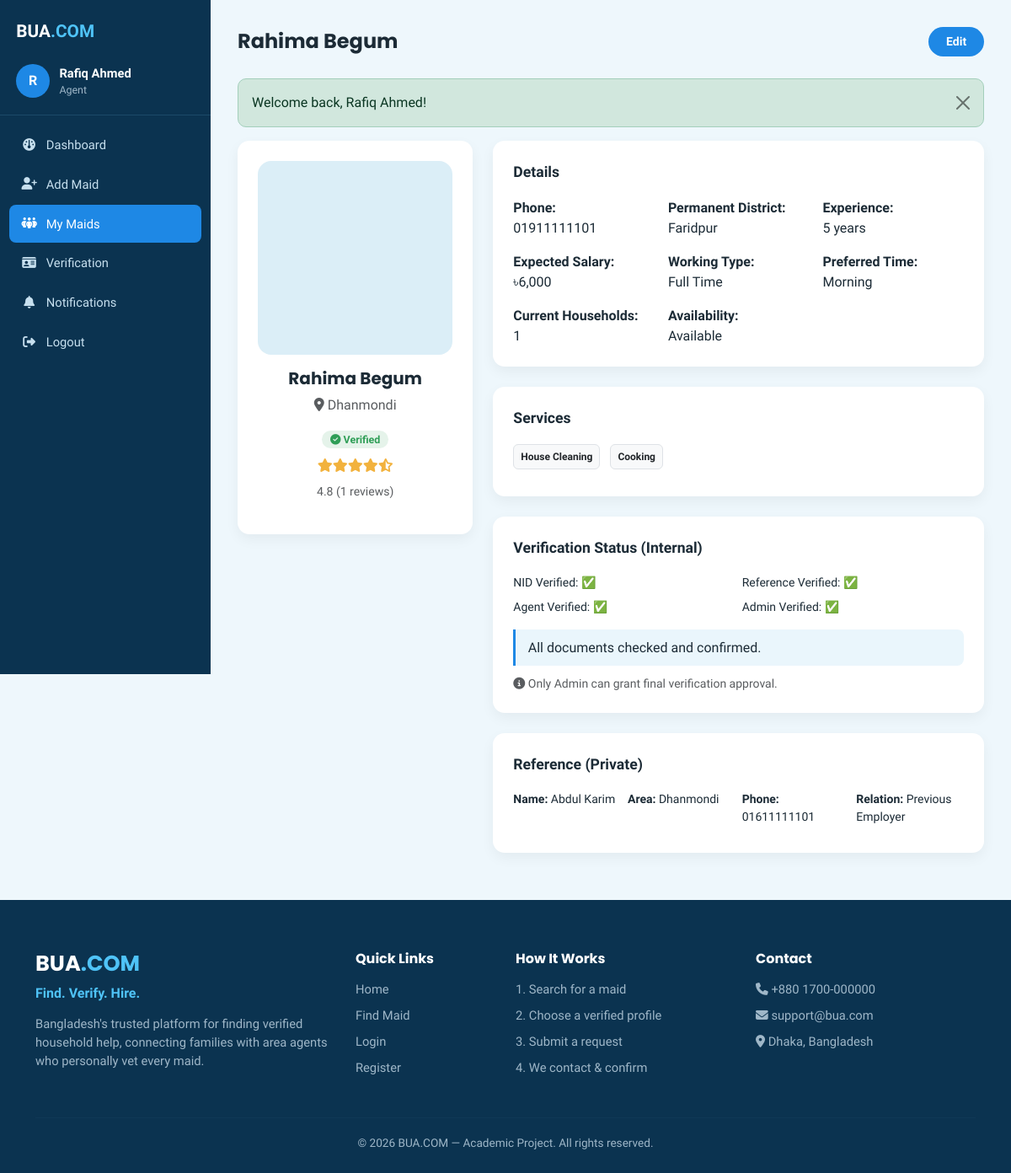
Screenshot of /agent/maid-details.php?id=1 (signed in) with the database file from the repository.
### tables this page shows
CREATE TABLE maids (
    id INT AUTO_INCREMENT PRIMARY KEY,
    agent_id INT NOT NULL,
    name VARCHAR(100) NOT NULL,
    phone VARCHAR(20) NOT NULL,
    photo VARCHAR(255) DEFAULT NULL,
    area_id INT NOT NULL,
    permanent_district VARCHAR(100) DEFAULT NULL,
    experience_years INT NOT NULL DEFAULT 0,
    expected_salary DECIMAL(10,2) NOT NULL DEFAULT 0,
    working_type ENUM('full_time','part_time','live_in','hourly') NOT NULL DEFAULT 'full_time',
    preferred_time VARCHAR(100) DEFAULT NULL,
    current_households INT NOT NULL DEFAULT 0,
    availability ENUM('available','busy','unavailable') NOT NULL DEFAULT 'available',
    status ENUM('active','inactive') NOT NULL DEFAULT 'active',
    created_at TIMESTAMP DEFAULT CURRENT_TIMESTAMP,
    updated_at TIMESTAMP DEFAULT CURRENT_TIMESTAMP ON UPDATE CURRENT_TIMESTAMP,
    FOREIGN KEY (agent_id) REFERENCES users(id) ON DELETE CASCADE,
    FOREIGN KEY (area_id) REFERENCES areas(id) ON DELETE RESTRICT,
    INDEX idx_availability (availability),
    INDEX idx_area (area_id),
    INDEX idx_salary (expected_salary),
    INDEX idx_experience (experience_years)
);

CREATE TABLE areas (
    id INT AUTO_INCREMENT PRIMARY KEY,
    area_name VARCHAR(100) NOT NULL UNIQUE,
    status ENUM('active','inactive') NOT NULL DEFAULT 'active',
    created_at TIMESTAMP DEFAULT CURRENT_TIMESTAMP
);

CREATE TABLE maid_verification (
    id INT AUTO_INCREMENT PRIMARY KEY,
    maid_id INT NOT NULL UNIQUE,
    nid_verified TINYINT(1) NOT NULL DEFAULT 0,
    reference_verified TINYINT(1) NOT NULL DEFAULT 0,
    agent_verified TINYINT(1) NOT NULL DEFAULT 0,
    admin_verified TINYINT(1) NOT NULL DEFAULT 0,
    verification_status ENUM('PENDING','UNDER_REVIEW','VERIFIED','REJECTED') NOT NULL DEFAULT 'PENDING',
    verification_notes TEXT DEFAULT NULL,
    verified_by INT DEFAULT NULL,
    verified_at DATETIME DEFAULT NULL,
     
    nid_number VARCHAR(50) DEFAULT NULL,
    nid_image VARCHAR(255) DEFAULT NULL,
    created_at TIMESTAMP DEFAULT CURRENT_TIMESTAMP,
    updated_at TIMESTAMP DEFAULT CURRENT_TIMESTAMP ON UPDATE CURRENT_TIMESTAMP,
    FOREIGN KEY (maid_id) REFERENCES maids(id) ON DELETE CASCADE,
    FOREIGN KEY (verified_by) REFERENCES users(id) ON DELETE SET NULL,
    INDEX idx_status (verification_status)
);

CREATE TABLE maid_references (
    id INT AUTO_INCREMENT PRIMARY KEY,
    maid_id INT NOT NULL,
    reference_name VARCHAR(100) NOT NULL,
    reference_area VARCHAR(100) DEFAULT NULL,
    reference_phone VARCHAR(20) NOT NULL,
    relationship VARCHAR(100) DEFAULT NULL,
    notes TEXT DEFAULT NULL,
    verification_status ENUM('PENDING','VERIFIED','REJECTED') NOT NULL DEFAULT 'PENDING',
    created_at TIMESTAMP DEFAULT CURRENT_TIMESTAMP,
    FOREIGN KEY (maid_id) REFERENCES maids(id) ON DELETE CASCADE
);

### config/auth.php (called while the page is built, shortened)
<?php
function baseUrl(): string
{
    $scriptDir = str_replace('\\', '/', dirname($_SERVER['SCRIPT_NAME']));
    $root = preg_replace('#/(customer|agent|admin)$#', '', $scriptDir);
    return rtrim($root, '/');
}

### agent/maid-details.php (the view, shortened to what this page needs)
<?php
require_once __DIR__ . '/../config/functions.php';
$db = Database::getConnection();
$aid = currentUserId();
$maidId = (int) ($_GET['id'] ?? 0);
$stmt = $db->prepare('
    SELECT m.*, a.area_name FROM maids m JOIN areas a ON a.id = m.area_id
    WHERE m.id = ? AND m.agent_id = ?
');
$stmt->execute([$maidId, $aid]);
$maid = $stmt->fetch();
$stmt = $db->prepare('SELECT * FROM maid_verification WHERE maid_id = ?');
$stmt->execute([$maidId]);
$verification = $stmt->fetch();
$stmt = $db->prepare('SELECT s.service_name FROM maid_services ms JOIN services s ON s.id = ms.service_id WHERE ms.maid_id = ?');
$stmt->execute([$maidId]);
$maidServices = array_column($stmt->fetchAll(), 'service_name');
$stmt = $db->prepare('SELECT * FROM maid_references WHERE maid_id = ?');
$stmt->execute([$maidId]);
$references = $stmt->fetchAll();
$rating = getMaidAverageRating($maidId);
include __DIR__ . '/../includes/header.php';
?>
<div class="dashboard-wrapper">
    <?php include __DIR__ . '/../includes/sidebar.php'; ?>
    <main class="dashboard-main">
        <div class="dashboard-topbar">
            <h1><?= clean($maid['name']) ?></h1>
            <a href="edit-maid.php?id=<?= (int) $maid['id'] ?>" class="btn btn-brand btn-sm">Edit</a>
        </div>
        <?php include __DIR__ . '/../includes/alerts.php'; ?>
        <div class="row g-4">
            <div class="col-lg-4">
                <div class="panel text-center">
                    <img src="<?= maidPhotoUrl($maid['photo']) ?>" class="rounded-4 mb-3" style="width:100%;height:230px;object-fit:cover;">
                    <h5><?= clean($maid['name']) ?></h5>
                    <p class="text-muted"><i class="fa-solid fa-location-dot"></i> <?= clean($maid['area_name']) ?></p>
                    <?= verificationBadge($verification['verification_status']) ?>
                    <div class="review-stars mt-2"><?= starRatingHtml($rating['average']) ?></div>
                    <p class="text-muted small"><?= $rating['average'] ?> (<?= $rating['total'] ?> reviews)</p>
                </div>
            </div>
            <div class="col-lg-8">
                <div class="panel">
                    <div class="panel-title">Details</div>
                    <div class="row g-3">
                        <div class="col-md-4"><strong>Phone:</strong><br><?= clean($maid['phone']) ?></div>
                        <div class="col-md-4"><strong>Permanent District:</strong><br><?= clean($maid['permanent_district'] ?: '-') ?></div>
                        <div class="col-md-4"><strong>Experience:</strong><br><?= (int) $maid['experience_years'] ?> years</div>
                        <div class="col-md-4"><strong>Expected Salary:</strong><br><?= formatMoney((float) $maid['expected_salary']) ?></div>
                        <div class="col-md-4"><strong>Working Type:</strong><br><?= ucwords(str_replace('_',' ',$maid['working_type'])) ?></div>
                        <div class="col-md-4"><strong>Preferred Time:</strong><br><?= clean($maid['preferred_time'] ?: '-') ?></div>
                        <div class="col-md-4"><strong>Current Households:</strong><br><?= (int) $maid['current_households'] ?></div>
                        <div class="col-md-4"><strong>Availability:</strong><br><?= ucfirst($maid['availability']) ?></div>
                    </div>
                </div>
                <div class="panel">
                    <div class="panel-title">Services</div>
                    <?php foreach ($maidServices as $s): ?>
                        <span class="badge bg-light text-dark border me-2 mb-2 p-2"><?= clean($s) ?></span>
                    <?php endforeach; ?>
                </div>
                <div class="panel">
                    <div class="panel-title">Verification Status (Internal)</div>
                    <div class="row g-2 small">
                        <div class="col-6">NID Verified: <?= $verification['nid_verified'] ? '✅' : '❌' ?></div>
                        <div class="col-6">Reference Verified: <?= $verification['reference_verified'] ? '✅' : '❌' ?></div>
                        <div class="col-6">Agent Verified: <?= $verification['agent_verified'] ? '✅' : '❌' ?></div>
                        <div class="col-6">Admin Verified: <?= $verification['admin_verified'] ? '✅' : '❌' ?></div>
                    </div>
                    <?php if ($verification['verification_notes']): ?>
                        <div class="note-item mt-3"><?= clean($verification['verification_notes']) ?></div>
                    <?php endif; ?>
                    <p class="text-muted small mt-2 mb-0"><i class="fa-solid fa-circle-info"></i> Only Admin can grant final verification approval.</p>
                </div>
                <?php if (!empty($references)): ?>
                <div class="panel">
                    <div class="panel-title">Reference (Private)</div>
                    <?php foreach ($references as $r): ?>
                        <div class="row g-2 small mb-2">
                            <div class="col-md-3"><strong>Name:</strong> <?= clean($r['reference_name']) ?></div>
                            <div class="col-md-3"><strong>Area:</strong> <?= clean($r['reference_area']) ?></div>
                            <div class="col-md-3"><strong>Phone:</strong> <?= clean($r['reference_phone']) ?></div>
                            <div class="col-md-3"><strong>Relation:</strong> <?= clean($r['relationship']) ?></div>
                        </div>
                    <?php endforeach; ?>
                </div>
                <?php endif; ?>
            </div>
        </div>
    </main>
</div>
<?php include __DIR__ . '/../includes/footer.php'; ?>

### assets/css/style.css (style rules this page uses)
:root { --bua-dark: #0b3350; --bua-dark-2: #124267; --bua-accent: #1e88e5; --bua-accent-2: #4fc3f7; --bua-cream: #eef7fc; --bua-tan: #cfe9f5; --bua-text-muted: #9fb7c8; --bua-success: #2f9e57; --bua-radius: 14px; }
* { box-sizing: border-box; }
body { font-family: 'Hind Siliguri', 'Poppins', sans-serif; background: var(--bua-cream); color: #1c2b36; }
h1, h2, h3, h4, h5, .brand-font { font-family: 'Poppins', sans-serif; font-weight: 700; }
a { text-decoration: none; }
.btn-brand { background: var(--bua-accent); color: #fff !important; border: none; font-weight: 600; border-radius: 30px; padding: .45rem 1.3rem; }
.review-stars { color: #f2b23d; margin-bottom: .5rem; }
.dashboard-wrapper { display: flex; min-height: 100vh; background: #eef7fc; }
.dashboard-main { flex: 1; padding: 2rem; max-width: 100%; overflow-x: hidden; }
.dashboard-topbar { display: flex; justify-content: space-between; align-items: center; margin-bottom: 1.6rem; }
.dashboard-topbar h1 { font-size: 1.5rem; margin: 0; }
.panel { background: #fff; border-radius: var(--bua-radius); padding: 1.5rem; box-shadow: 0 6px 16px rgba(0,0,0,.05); margin-bottom: 1.5rem; }
.panel-title { font-weight: 700; font-size: 1.1rem; margin-bottom: 1.1rem; }
.note-item { border-left: 3px solid var(--bua-accent); padding: .6rem .9rem; background: #eaf6fc; border-radius: 0 8px 8px 0; margin-bottom: .7rem; }

### rows the page displays
maids: name "Rahima Begum", area.area_name "Dhanmondi", phone "01911111101", permanent_district "Faridpur", experience_years "5", expected_salary "৳6,000", working_type "Full Time", preferred_time "Morning", current_households "1", availability "Available"
maid_verification: verification_notes "All documents checked and confirmed."
maid_references: reference_name "Abdul Karim", reference_area "Dhanmondi", reference_phone "01611111101", relationship "Previous Employer"

### other values shown
substr(currentUserName() ?? 'U', 0, 1) "R"
currentUserName() "Rafiq Ahmed"
$role "Agent"
$label "Dashboard Add Maid My Maids Verification Notifications"
$f['message'] "Welcome back, Rafiq Ahmed!"
$rating['average'] "4.8"
$rating['total'] "1"
$s "House Cleaning"
$s "Cooking"
